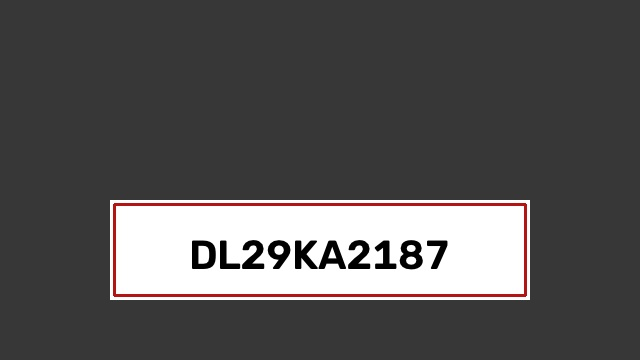
#> input picture data/samples/authentic/authentic_000.jpg, 640 x 360 px
$ python -i feature_extractor.py   (imports and definitions only)   (older library calls are emulated)
#> lines starting #> are read from the running program, lines starting #| are printed output that depends on the picture; after the words box and inside, x2 and y2 are one past the last pixel; in counts of white or black regions, pixels touching at a corner belong together
#> further down, picture is the input picture: shape (360, 640, 3); mean B, G, R 84.4, 84.4, 86.1
"""Feature extraction helpers for tampering heuristics."""

from __future__ import annotations

import cv2
import numpy as np
from skimage.feature import local_binary_pattern


def normalize_plate(image: np.ndarray, size: tuple[int, int] = (224, 64)) -> np.ndarray:
    return cv2.resize(image, size, interpolation=cv2.INTER_AREA)


# [13 lines left out: functions edge_density, texture_variance, not called in this run]


def _plate_gray(image: np.ndarray) -> np.ndarray:
    gray = cv2.cvtColor(image, cv2.COLOR_BGR2GRAY) if len(image.shape) == 3 else image.copy()
    if len(image.shape) == 3:
        hsv = cv2.cvtColor(image, cv2.COLOR_BGR2HSV)
#> hsv: shape (360, 640, 3); mean H, S, V 4.1, 3, 86.2
        blue_mask = cv2.inRange(hsv, (85, 35, 35), (145, 255, 255))
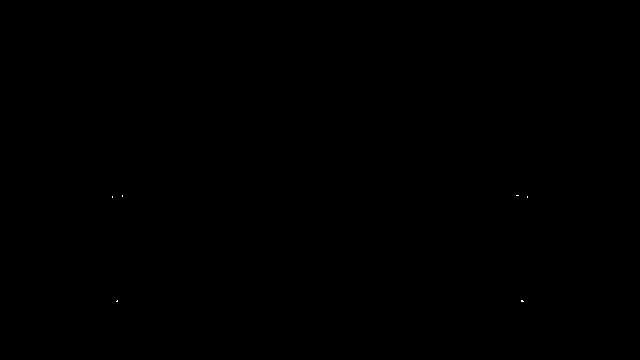
#> blue_mask: shape (360, 640); 0.01% white in thin lines or dots, all inside (x1, y1, x2, y2) = (112, 195, 528, 302)
        gray[blue_mask > 0] = 255
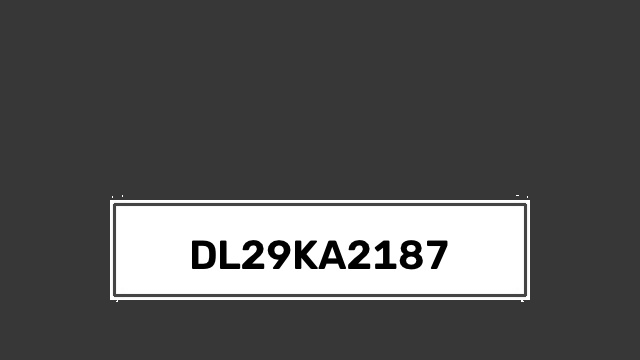
#> gray: shape (360, 640); min 0, max 255, mean 85
    return gray


def _character_contours(gray: np.ndarray) -> list[tuple[float, tuple[int, int, int, int], np.ndarray]]:
    _, binary = cv2.threshold(gray, 0, 255, cv2.THRESH_BINARY_INV + cv2.THRESH_OTSU)
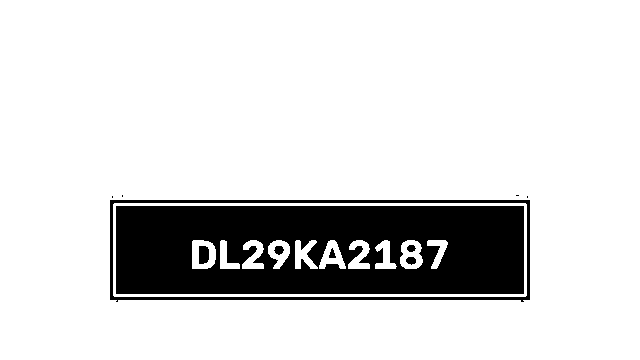
#> binary: shape (360, 640); 84.7% white; 11 black regions (4 under 20 px), largest, box (x1, y1, x2, y2) and area: (116, 206, 524, 294) 31784, (110, 200, 530, 302) 3096, (199, 246, 209, 264) 166
    contours, _ = cv2.findContours(binary, cv2.RETR_EXTERNAL, cv2.CHAIN_APPROX_SIMPLE)
#> contours = [[[0, 0], [0, 359], [639, 359], [639, 0]]]

    plate_area = gray.shape[0] * gray.shape[1]
#> plate_area = 230400
    min_area = plate_area * 0.0015
#> min_area = 345.6
    max_area = plate_area * 0.10
#> max_area = 23040

    boxes: list[tuple[float, tuple[int, int, int, int], np.ndarray]] = []
    for contour in contours:
        area = cv2.contourArea(contour)
        if min_area < area < max_area:
            boxes.append((area, cv2.boundingRect(contour), contour))
#> this loop made 1 pass
#> (contour, area) on pass 1: ([[0, 0], [0, 359], [639, 359], [639, 0]], 229401)
#> after the loop, boxes = []
    return boxes


# [21 lines left out: functions character_alignment_score, color_inconsistency, not called in this run]


def smudge_patch_score(image: np.ndarray) -> float:
    """Detect oversized irregular dark blobs beyond normal character size."""
    gray = _plate_gray(image)
    boxes = _character_contours(gray)
#> boxes = []
    if len(boxes) < 4:
        return 0.0

    areas = np.array([item[0] for item in boxes], dtype=float)
    median_area = float(np.median(areas))
    if median_area <= 0:
        return 0.0

    plate_area = gray.shape[0] * gray.shape[1]
    blob_scores: list[float] = []

    for area, (x, y, bw, bh), contour in boxes:
        relative_size = area / median_area
        if relative_size < 2.4:
            continue

        hull = cv2.convexHull(contour)
        solidity = area / (cv2.contourArea(hull) + 1e-8)
        aspect = bw / max(bh, 1)
        size_ratio = area / plate_area

        irregular_block = solidity < 0.78 or aspect > 2.2
        much_larger = relative_size >= 3.0
        if much_larger or (relative_size >= 2.4 and irregular_block):
            score = min(
                1.0,
                (relative_size - 2.0) / 3.5 + (1.0 - solidity) * 0.45 + size_ratio * 2.0,
            )
            blob_scores.append(score)

    if not blob_scores:
        return 0.0
    return float(min(1.0, max(blob_scores)))


# [14 lines left out: function background_smudge_score, not called in this run]

>>> import cv2
>>> picture = cv2.imread('../data/samples/authentic/authentic_000.jpg')
>>> result = smudge_patch_score(picture)
#> result = 0
